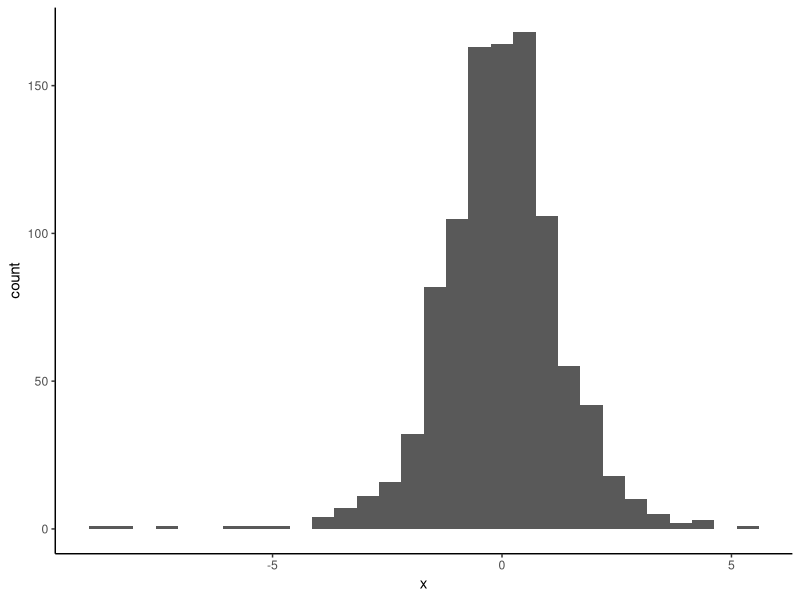

The R source for this figure:
# Example 5.5.3
# Metropolis-Hastings (Random walk)
# Sample from T distribution
# f(x) = (1 + x^2/v)^(-(v+1)/2)
# The proposal distribution is
# N(x,sigma^2)
library(ggplot2)

rw.Metropolis <- function(n, sigma, x0, v){
  # initialization
  x.star <- numeric(n)
  x.star[1] <- x0
  
  # Iteration
  accept <- 0
  for(i in 2:n){
    x <- x.star[i-1]
    y <- rnorm(1, x, sigma)
    ratio <- dt(y, v) / dt(x, v)
    u <- runif(1)
    if(u <= ratio){
      x.star[i] <- y
      accept <- accept + 1
    }
    else{
      x.star[i] <- x
    }
  }
  
  # Accept rate
  Accept.rate <- accept / (n-1)
  
  return(list(x.star, Accept.rate))
}

n <- 1e5
sigma <- c(0.5, 1, 2.5, 10)
x0 <- 25
v <- 4
res <- lapply(sigma, function(i){
  rw.Metropolis(n, i, x0, v)
})

sapply(1:4, function(i) res[[i]][[2]])
## [1] 0.8557586 0.7262973 0.4711347 0.1543615


# Final for sigma = 2.5
x.star <- res[[3]][[1]]
x.final <- sample(x.star[(n/2):n], size = 1000)
ggplot(data = data.frame(x = x.final), aes(x = x)) +
  geom_histogram() + 
  theme_classic()
